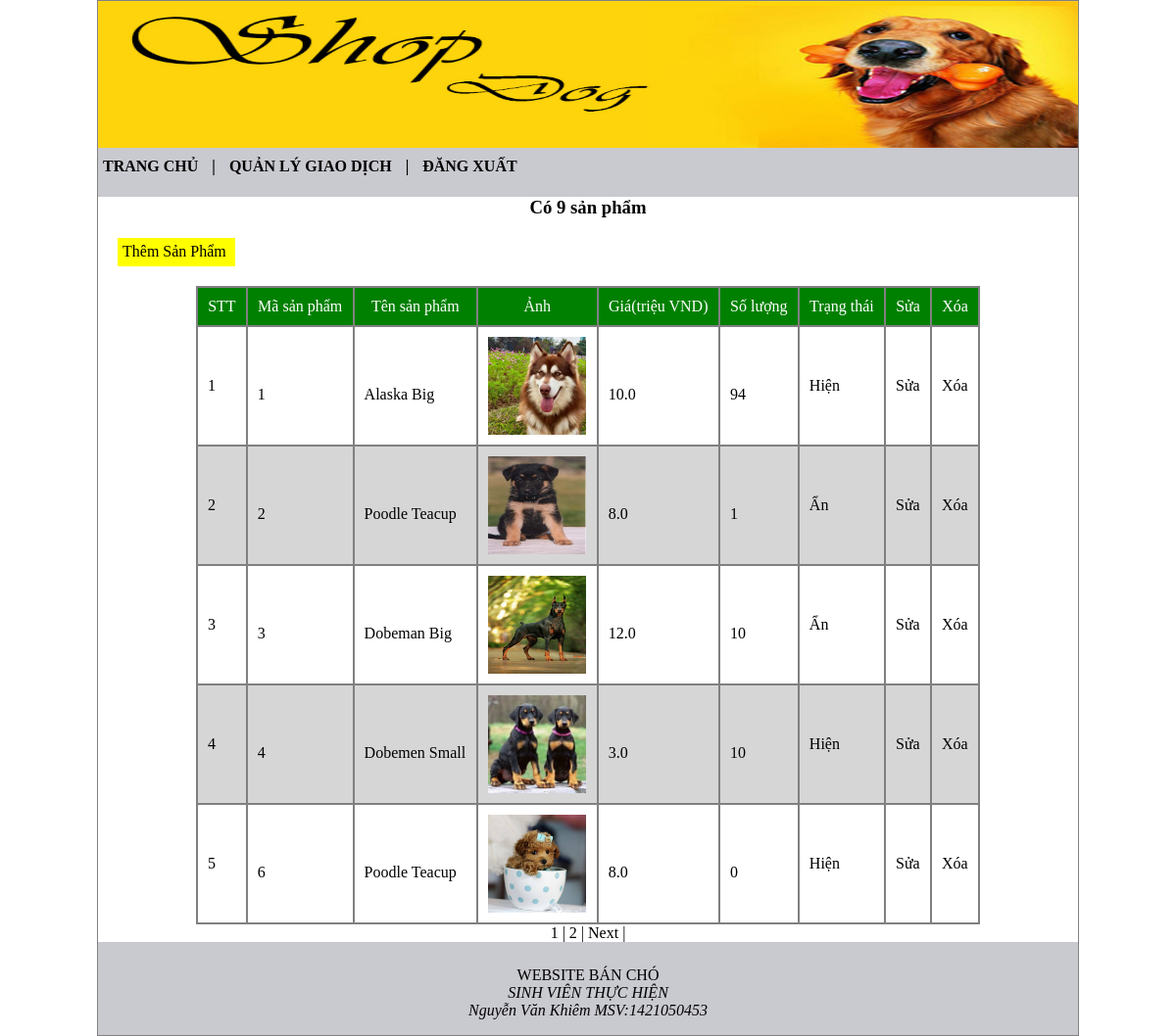
Page /admin1/index.php (signed in) on the committed database.
### tables this page shows
CREATE TABLE `tbl_danhmucsp1` (
  `ID` tinyint(4) NOT NULL,
  `tensp` varchar(20) NOT NULL,
  `gia` decimal(3,1) NOT NULL,
  `ngaynhap` date NOT NULL,
  `soluong` tinyint(4) NOT NULL,
  `anh` char(20) NOT NULL,
  `trangthai` tinyint(4) NOT NULL
);

### admin1/thuvien/sanpham/lietke_sanpham1.php (the view, shortened to what this page needs)
<?php
	function lietke_sp($st_sql,$diachi)
	{
		include ('thuvien/config.php');
		$ketqua = mysqli_query($conn,$st_sql);
		@$sodong = mysqli_num_rows($ketqua);
		if(@$sodong >0)
		{
			$total_records=$sodong;
			$current_page = isset($_GET['page']) ? $_GET['page'] : 1;
			$limit = 5;
			$total_page = ceil($total_records / $limit);
			$start = ($current_page - 1) * $limit;
			$result = mysqli_query($conn, $st_sql." LIMIT $start, $limit");
				$i=$start + 1;
				echo "<center> <h3> Có $sodong sản phẩm </h3></center> ";
				echo '<a href ="index.php?hd=them " class="them" >Thêm Sản Phẩm</a>';
				echo '<table class="sp">';
				echo '<tr class="rowhead">';
				echo'
						<td> STT</td>
						<td>Mã sản phẩm</td>
						<td>Tên sản phẩm</td>
						<td>Ảnh</td>
						<td>Giá(triệu VND)</td>
						<td>Số lượng</td>
						<td>Trạng thái</td>
						<td>Sửa</td>
						<td>Xóa</td>
				';
				while ($row = mysqli_fetch_assoc($result))
				{
					$rowClass = '"row1"';
					if($i%2==0)
						$rowClass='"row2"';
					$trangthai = ($row['trangthai']==1)? "Hiện":"Ẩn";
					echo '<tr class='.$rowClass.' >';
					echo'
							<td>'.$i.'</td>
							<td><br>'.$row["ID"].'<br></td>
							<td><br>'.$row["tensp"].'<br></td>
							<td><img src="pic/dogs/'.$row["anh"].'"width="100" height="100"></td>
							<td><br>'.$row["gia"].'<br></td>
							<td><br>'.$row["soluong"].'<br></td>
							<td> '.$trangthai.'</td>
							<td>
								<a href ="index.php?hd=sua&id='. $row['ID'].' ">Sửa</a>
							</td>
							<td>
								<a href ="thuvien/sanpham/xuly_xoa1.php?id='. $row['ID'].' "onclick="return confirmAction()">Xóa</a>
							</td>
					';
					echo '</tr>';
					$i++;
				}
				echo '</table>';
		}
		else
			{
				echo 'Không có kết quả';
			}
				echo "<center>";
            for ($i = 1; $i <= $total_page; $i++){
                if ($i == $current_page){
                    echo '<span>'.$i.'</span> | ';
                }
                else{
                    echo '<a href="'.$diachi.'?page='.$i.'">'.$i.'</a> | ';
                }
            }
            if ($current_page < $total_page && $total_page > 1){
                echo '<a href="'.$diachi.'?page='.($current_page+1).'">Next</a> | ';
            }
			echo "</center>";
	}
?>

### admin1/index.php (shortened to what this page needs)
<html>
<head>
	<link rel ="stylesheet" type ="text/css" href ="css/style.css">
	<link rel ="stylesheet" type ="text/css" href ="css/style_content.css">
</head>
<body>
</body>
	<div class ="wrapper">
		<?php
			include('template/banner.php');
		?>
		<div class="content">
		<?php
			include('thuvien/sanpham/lietke_sanpham1.php');
			if ($_SERVER['REQUEST_METHOD'] == 'GET' && isset($_GET['hd']))
			{
				switch($_GET['hd'])
				{
						case 'them':
							include ('thuvien/sanpham/sp_them1.php');
							break;
						case 'sua':
							include ('thuvien/sanpham/sp_sua1.php');
							break;
				}
			}
			else
			{
				$all_sql ="SELECT * FROM `tbl_danhmucsp1`";
				lietke_sp($all_sql,'index.php');
			}
		?>
		</div>
		<?php
			include('template/footer.php');
		?>
	</div>
</html>

### admin1/template/banner.php
<div class="header">
	<img src="..\pic\banner2_dogshop.jpg" width="1000px" height=" 150px">
	<div class="menu  nen trang">
		<span>	<a href="index.php"> TRANG CHỦ</a></span>
		<span class="den"> |</span>
		<span>	<a href="giaodich.php"> QUẢN LÝ GIAO DỊCH</a> </span>
		<span class="den">	|</span>
		<span> <a href="logout.php">ĐĂNG XUẤT </a> </span>
	</div>
</div>

### admin1/template/footer.php (shortened to what this page needs)
<div class="nen trang footer">
	<p>
		WEBSITE BÁN CHÓ<br/>
		<span>SINH VIÊN THỰC HIỆN </span><br/>
		<span>	Nguyễn Văn Khiêm	MSV:1421050453</span>
	</p>
</div>

### admin1/css/style.css (style rules this page uses)
* { margin:0; padding:0; }
.nen { background-color:#c9c9d0; }
.den { color:black; }
a { color:black; text-decoration:none; }
.wrapper { margin:auto; width:1000px; border:1px solid gray; }
.menu { height:40px; padding-top:10px; padding-left:5px; }
.menu span { padding-right:10px; font-weight:bold; }
.footer { text-align:center; height:70px; padding-top:25; }
.footer span { font-style:italic; }

### admin1/css/style_content.css (style rules this page uses)
table.sp { margin:auto; width:800px; }
table.sp a { color:black; }
table.sp,tr,td { border:2px solid gray; border-collapse:collapse; }
.rowhead { text-align:center; background-color:green; color:white; height: 35px; }
td { padding:10px; }
.row1 { background-color:white; }
.row2 { background-color:#d6d6d6; }
.them { background-color:yellow; margin:20px; display: block; width: 110px; height: 19px; padding: 5px; }

### rows in the picture
tbl_danhmucsp1: ID "1", tensp "Alaska Big", anh (picture), gia "10.0", soluong "94", trangthai "Hiện"
tbl_danhmucsp1: ID "2", tensp "Poodle Teacup", anh (picture), gia "8.0", soluong "1", trangthai "Ẩn"
tbl_danhmucsp1: ID "3", tensp "Dobeman Big", anh (picture), gia "12.0", soluong "10", trangthai "Ẩn"
tbl_danhmucsp1: ID "4", tensp "Dobemen Small", anh (picture), gia "3.0", soluong "10", trangthai "Hiện"
tbl_danhmucsp1: ID "6", tensp "Poodle Teacup", anh (picture), gia "8.0", soluong "0", trangthai "Hiện"

### other values in the picture
$sodong "9"
